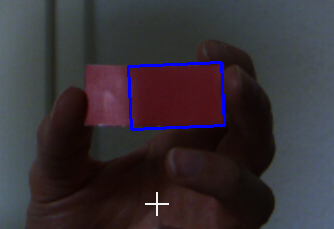
#> input picture src.png, 334 x 229 px, given in place of the camera
$ python 3D_detection.py
#> lines starting #> are read from the running program, lines starting #| are printed output that depends on the picture; after the words box and inside, x2 and y2 are one past the last pixel; in counts of white or black regions, pixels touching at a corner belong together
import cv2
# Importing the Opencv Library
import numpy as np
# Importing NumPy,which is the fundamental package for scientific computing with #Python

# Reading Image
# img = cv2.imread("/home/whoami/Pictures/cylinder1.jpg")
cap = cv2.VideoCapture(0)
while True:
    _,img = cap.read()
#> img is the input picture: shape (229, 334, 3); mean B, G, R 54.3, 48.5, 55.1
    cv2.namedWindow("Original Image",cv2.WINDOW_NORMAL)
    # Creating a Named window to display image
    cv2.imshow("Original Image",img)
    # Display image

    # RGB to Gray scale conversion
    img_gray = cv2.cvtColor(img,cv2.COLOR_RGB2GRAY)
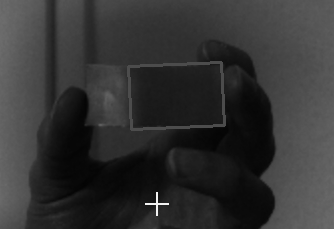
#> img_gray: shape (229, 334); min 3, max 243, mean 51
    cv2.namedWindow("Gray Converted Image",cv2.WINDOW_NORMAL)
    # Creating a Named window to display image
    cv2.imshow("Gray Converted Image",img_gray)
    # Display Image

    # Noise removal with iterative bilateral filter(removes noise while preserving edges)
    noise_removal = cv2.bilateralFilter(img_gray,9,75,75)
    cv2.namedWindow("Noise Removed Image",cv2.WINDOW_NORMAL)
    # Creating a Named window to display image
    cv2.imshow("Noise Removed Image",noise_removal)
    # Display Image
    # Thresholding the image
    ret,thresh_image = cv2.threshold(noise_removal,0,255,cv2.THRESH_OTSU)
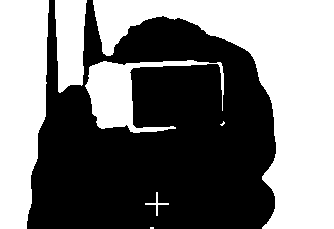
#> thresh_image: shape (229, 334); 47.3% white; 7 white regions (2 under 20 px), largest, box (x1, y1, x2, y2) and area: (93, 0, 334, 229) 20945, (0, 0, 49, 229) 9344, (85, 60, 224, 133) 3346, (55, 0, 87, 93) 2405, (145, 192, 169, 216) 92
#> ret = 52
    cv2.namedWindow("Image after Thresholding",cv2.WINDOW_NORMAL)
    # Creating a Named window to display image
    cv2.imshow("Image after Thresholding",thresh_image)
    # Display Image

    # Applying Canny Edge detection
    canny_image = cv2.Canny(thresh_image,250,255)
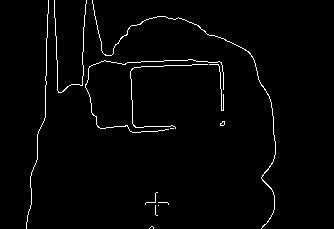
#> canny_image: shape (229, 334); 2% white in thin lines or dots, all inside (x1, y1, x2, y2) = (26, 0, 276, 229)
    cv2.namedWindow("Image after applying Canny",cv2.WINDOW_NORMAL)
    # Creating a Named window to display image
    cv2.imshow("Image after applying Canny",canny_image)
    # Display Image
    canny_image = cv2.convertScaleAbs(canny_image)

    # dilation to strengthen the edges
    kernel = np.ones((3,3), np.uint8)
    # Creating the kernel for dilation
    dilated_image = cv2.dilate(canny_image,kernel,iterations=1)
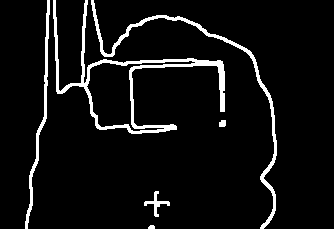
#> dilated_image: shape (229, 334); 6.4% white; 6 white regions
    cv2.namedWindow("Dilation", cv2.WINDOW_NORMAL)
    # Creating a Named window to display image
    cv2.imshow("Dilation", dilated_image)
    # Displaying Image
    contours, h = cv2.findContours(dilated_image, 1, 2)
#> contours = 7 contours, 1 with area under 20; largest, box (x1, y1, x2, y2) and area: (53, 0, 225, 134) 4432, (86, 60, 196, 132) 2691, (91, 0, 277, 229) 1108, (25, 0, 50, 229) 508, (144, 191, 170, 217) 124, (219, 120, 226, 127) 32; h = [[1, -1, -1, -1], [2, 0, -1, -1], [3, 1, -1, -1], [4, 2, -1, -1], [5, 3, -1, -1], [6, 4, -1, -1], [-1, 5, -1, -1]]
    contours= sorted(contours, key = cv2.contourArea, reverse = True)[:1]
#> contours = 1 contour; box (x1, y1, x2, y2) and area: (53, 0, 225, 134) 4432
    pt = (180, 3 * img.shape[0] // 4)
#> pt = (180, 171)
    for cnt in contours:
        approx = cv2.approxPolyDP(cnt,0.01*cv2.arcLength(cnt,True),True)
        # print (len(cnt))
        # print len(approx)
        if len(approx) ==6 :
            print ("Cube")
            cv2.drawContours(img,[cnt],-1,(255,0,0),3)
            cv2.putText(img,'Cube', pt ,cv2.FONT_HERSHEY_SCRIPT_SIMPLEX, 2, [0,255, 255], 2)
        elif len(approx) == 7:
            print ("Cube")
            cv2.drawContours(img,[cnt],-1,(255,0,0),3)
            cv2.putText(img,'Cube', pt ,cv2.FONT_HERSHEY_SCRIPT_SIMPLEX, 2, [0, 255, 255], 2)
        elif len(approx) == 8:
            print ("Cylinder")
            cv2.drawContours(img,[cnt],-1,(255,0,0),3)
            cv2.putText(img,'Cylinder', pt ,cv2.FONT_HERSHEY_SCRIPT_SIMPLEX, 2, [0, 255, 255], 2)
        elif len(approx) > 10:
            print ("Sphere")
            cv2.drawContours(img,[cnt],-1,(255,0,0),3)
            cv2.putText(img,'Sphere', pt ,cv2.FONT_HERSHEY_SCRIPT_SIMPLEX, 2, [255, 0, 0], 2)
#> this loop made 1 pass
#| Sphere
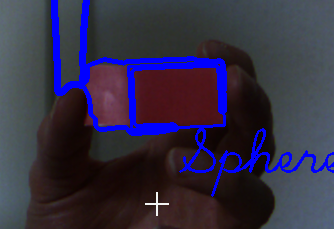
#> img: shape (229, 334, 3); 6.77% of pixels changed, all inside (x1, y1, x2, y2) = (51, 0, 334, 197)

    cv2.namedWindow("Shape", cv2.WINDOW_NORMAL)
    cv2.imshow('Shape',img)

    corners = cv2.goodFeaturesToTrack(thresh_image,6,0.06,25)
#> corners = [[126, 126], [81, 84], [175, 128], [157, 215], [220, 124], [217, 63]]
    corners = np.float32(corners)
    for item in corners:
        x,y    = item[0]
        cv2.circle(img,(x,y),10,255,-1)
#> this loop made 6 passes
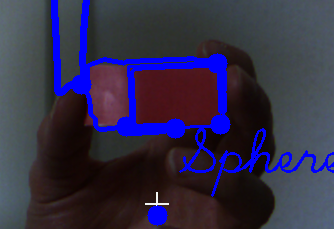
#> img: shape (229, 334, 3); 1.5% of pixels changed, all inside (x1, y1, x2, y2) = (72, 53, 231, 226)
    cv2.namedWindow("Corners", cv2.WINDOW_NORMAL)
    cv2.imshow("Corners",img)

    if cv2.waitKey(1) == ord("q"):
#> (key q is pressed here)
        break
